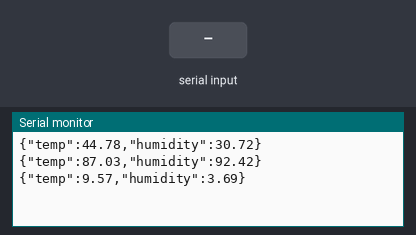
Simulated run of this sketch. Board: Arduino Uno, built with avr-gcc and run on an emulated ATmega328P. Shown: the last lines printed to the serial monitor. The inputs (shaded band) are chosen by the test bench. Random numbers use the default seed unless the sketch sets one.

Above: at 1.2 s.
1.3 s: "1\n" received over Serial
At 1.9 s:
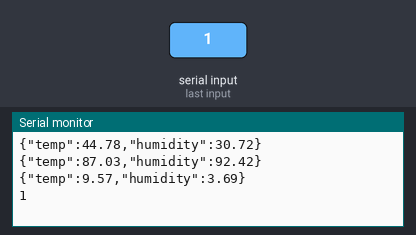
3.0 s: "0\n" received over Serial
At 3.4 s:
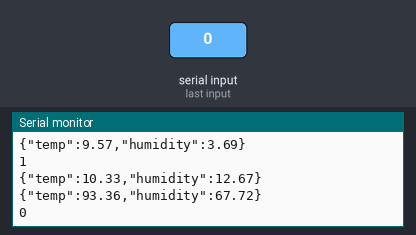
4.5 s: "2\n" received over Serial
At 4.9 s:
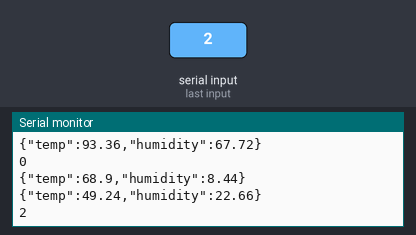
Timing chart, 0 to 7.5 s (numbered marks = the images above; inputs shaded):
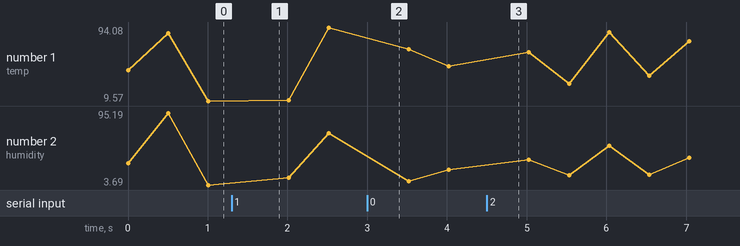

Measured:
- after the input at 1.3 s, the serial monitor: prints a new line after 0.21 s (image 1)
- after the input at 3.0 s, the serial monitor: prints a new line at once (image 2)
- after the input at 4.5 s, the serial monitor: prints a new line at once (image 3)
- plotted number 1: 9.57 → 93.36 after the input at 1.3 s, 93.36 → 49.24 after the input at 3.0 s, 49.24 → 23.47 after the input at 4.5 s
- plotted number 2: 3.69 → 67.72 after the input at 1.3 s, 67.72 → 22.66 after the input at 3.0 s, 22.66 → 50.59 after the input at 4.5 s

The sketch:

ArduinoJSON.ino
```cpp
#include <ArduinoJson.h>

StaticJsonDocument<48> doc;

void setup() {
  Serial.begin(9600);
}

void loop() {

  float h = random(100) + (float)random(100) / 100;
  float t = random(100) + (float)random(100) / 100;
  String  payload;
  if ( Serial.available() )
    payload = Serial.readStringUntil( '\n' );
  DeserializationError error = deserializeJson(doc, payload);
  if (error) {
    //Serial.println(error.c_str());
    h = random(100) + (float)random(100) / 100;
    t = random(100) + (float)random(100) / 100;
  }
  else {
    t = doc["temp"];
    h = doc["humidity"];
  }

  doc["temp"] = t;
  doc["humidity"] = h;

  if (isnan(h) || isnan(t)) {
    Serial.println(F("Failed to read from sensor!"));
    return;
  }

  serializeJson(doc, Serial);
  Serial.println();
  delay(500);
}
```
